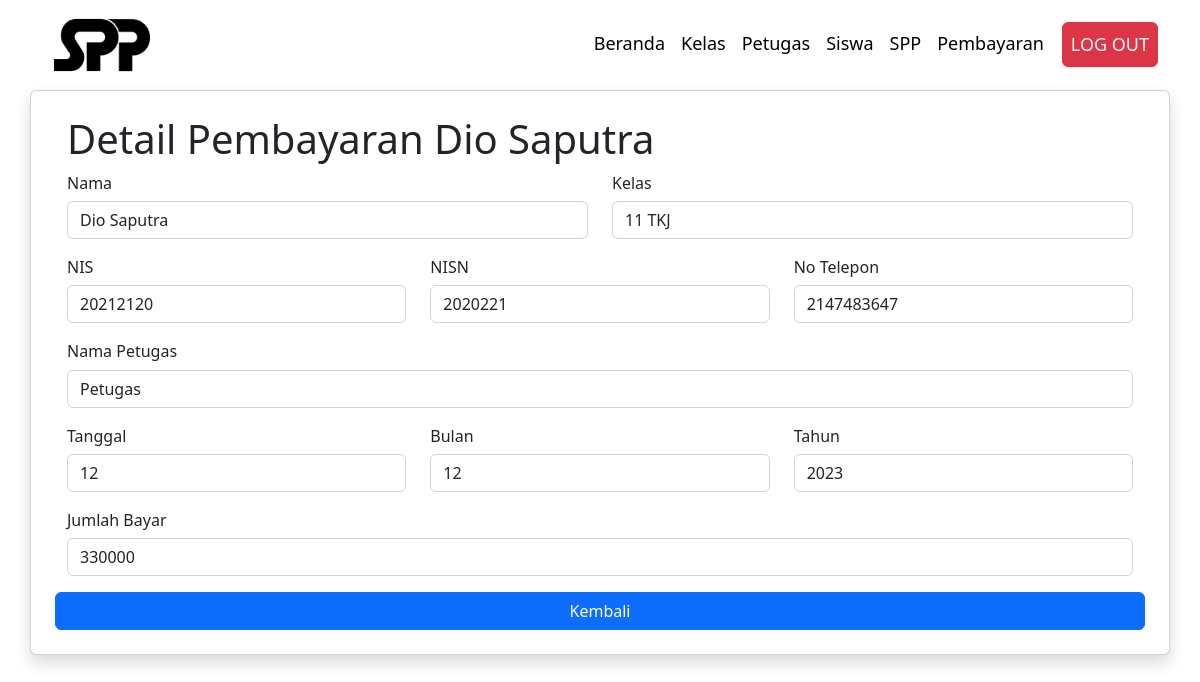
Screenshot of /client-admin/detail.php?id=3 with the database file from the repository.
### tables this page shows
CREATE TABLE `pembayaran`  (
  `id_pembayaran` int NOT NULL AUTO_INCREMENT,
  `id_petugas` int NOT NULL,
  `nisn` varchar(10) NOT NULL,
  `tgl_bayar` varchar(50) NOT NULL,
  `bulan_bayar` varchar(8) NOT NULL,
  `tahun_bayar` varchar(4) NOT NULL,
  `id_spp` int NOT NULL,
  `jumlah_bayar` int NOT NULL,
  PRIMARY KEY (`id_pembayaran`) USING BTREE
);

CREATE TABLE `siswa`  (
  `nisn` int NOT NULL,
  `nis` int NOT NULL,
  `nama` varchar(35) NOT NULL,
  `id_kelas` int NOT NULL,
  `alamat` text NOT NULL,
  `no_telp` int NOT NULL,
  `id_spp` int NOT NULL,
  PRIMARY KEY (`nisn`) USING BTREE
);

CREATE TABLE `kelas`  (
  `id_kelas` int NOT NULL AUTO_INCREMENT,
  `nama_kelas` varchar(10) NOT NULL,
  `kompetensi_keahlian` varchar(50) NOT NULL,
  PRIMARY KEY (`id_kelas`) USING BTREE
);

CREATE TABLE `petugas`  (
  `id_petugas` int NOT NULL AUTO_INCREMENT,
  `username` varchar(25) NOT NULL,
  `password` varchar(32) NOT NULL,
  `nama_petugas` varchar(35) NOT NULL,
  `level` varchar(10) NOT NULL,
  PRIMARY KEY (`id_petugas`) USING BTREE
);

### client-admin/detail.php (the view, shortened to what this page needs)
<?php
    include('../connection.php');
    if (isset($_GET['id'])) {
        $id = ($_GET["id"]);
        $query ="SELECT * FROM pembayaran as a LEFT JOIN siswa as b ON a.nisn = b.nisn LEFT JOIN spp as c ON a.id_spp = c.id_spp LEFT JOIN petugas as
d ON a.id_petugas = d.id_petugas LEFT JOIN kelas as e ON b.id_kelas = e.id_kelas where id_pembayaran='$id' ";
        $result = mysqli_query($conn, $query);
        $data = mysqli_fetch_assoc($result);
      } else {
        echo "<script>alert('Masukkan data id.');window.location='../index.php';</script>";
      }
?>
<!DOCTYPE html>
<html lang="en">
<head>
            <?php
            include('./components/header.php')
            ?>
</head>
<body>
    <?php
        include('./components/navbar.php')
    ?>
<div class="container-fluid">
                <div class="container card shadow">
                    <div class="card-body m-2">
                        <div class="h1">Detail Pembayaran <?php echo $data['nama'] ?></div>
                        <div class="row mb-3">
                            <div class="col">
                                <label class="h6">Nama</label>
                                <input type="text" value="<?php echo $data['nama'] ?>" class="form-control" readonly>
                            </div>
                            <div class="col">
                                <label class="h6">Kelas</label>
                                <input type="text" value="<?php echo $data['nama_kelas'] ?>" class="form-control" readonly>
                            </div>
                        </div>
                        <div class="row mb-3">
                            <div class="col">
                                <label class="h6">NIS</label>
                                <input type="text" value="<?php echo $data['nis'] ?>" class="form-control" readonly>
                            </div>
                            <div class="col">
                                <label class="h6">NISN</label>
                                <input type="text" value="<?php echo $data['nisn'] ?>" class="form-control" readonly>
                            </div>
                            <div class="col">
                                <label class="h6">No Telepon</label>
                                <input type="text" value="<?php echo $data['no_telp'] ?>" class="form-control" readonly>
                            </div>
                        </div>
                        <div class="row mb-3">
                            <div class="col">
                                <label class="h6">Nama Petugas</label>
                                <input type="text" value="<?php echo $data['nama_petugas'] ?>" class="form-control" readonly>
                            </div>
                        </div>
                        <div class="row mb-3">
                            <div class="col">
                                <label class="h6">Tanggal</label>
                                <input type="text" value="<?php echo $data['tgl_bayar'] ?>" class="form-control" readonly>
                            </div>
                            <div class="col">
                                <label class="h6">Bulan</label>
                                <input type="text" value="<?php echo $data['bulan_bayar'] ?>" class="form-control" readonly>
                            </div>
                            <div class="col">
                                <label class="h6">Tahun</label>
                                <input type="text" value="<?php echo $data['tahun_bayar'] ?>" class="form-control" readonly>
                            </div>
                        </div>
                        <div class="row mb-3">
                            <div class="col">
                                <label class="h6">Jumlah Bayar</label>
                                <input type="text" value="<?php echo $data['jumlah_bayar'] ?>" class="form-control" readonly>
                            </div>
                        </div>
                        <div class="row">
                            <a class="btn btn-primary" href="./history.php">Kembali</a>
                        </div>
                    </div>
                </div>
            </div>
</body>
</html>

### rows the page displays
pembayaran: siswa.nama "Dio Saputra", nama "Dio Saputra", nama_kelas "11 TKJ", nis "20212120", nisn "2020221", no_telp "2147483647", id_petugas.nama_petugas "Petugas", tgl_bayar "12", bulan_bayar "12", tahun_bayar "2023", jumlah_bayar "330000"
